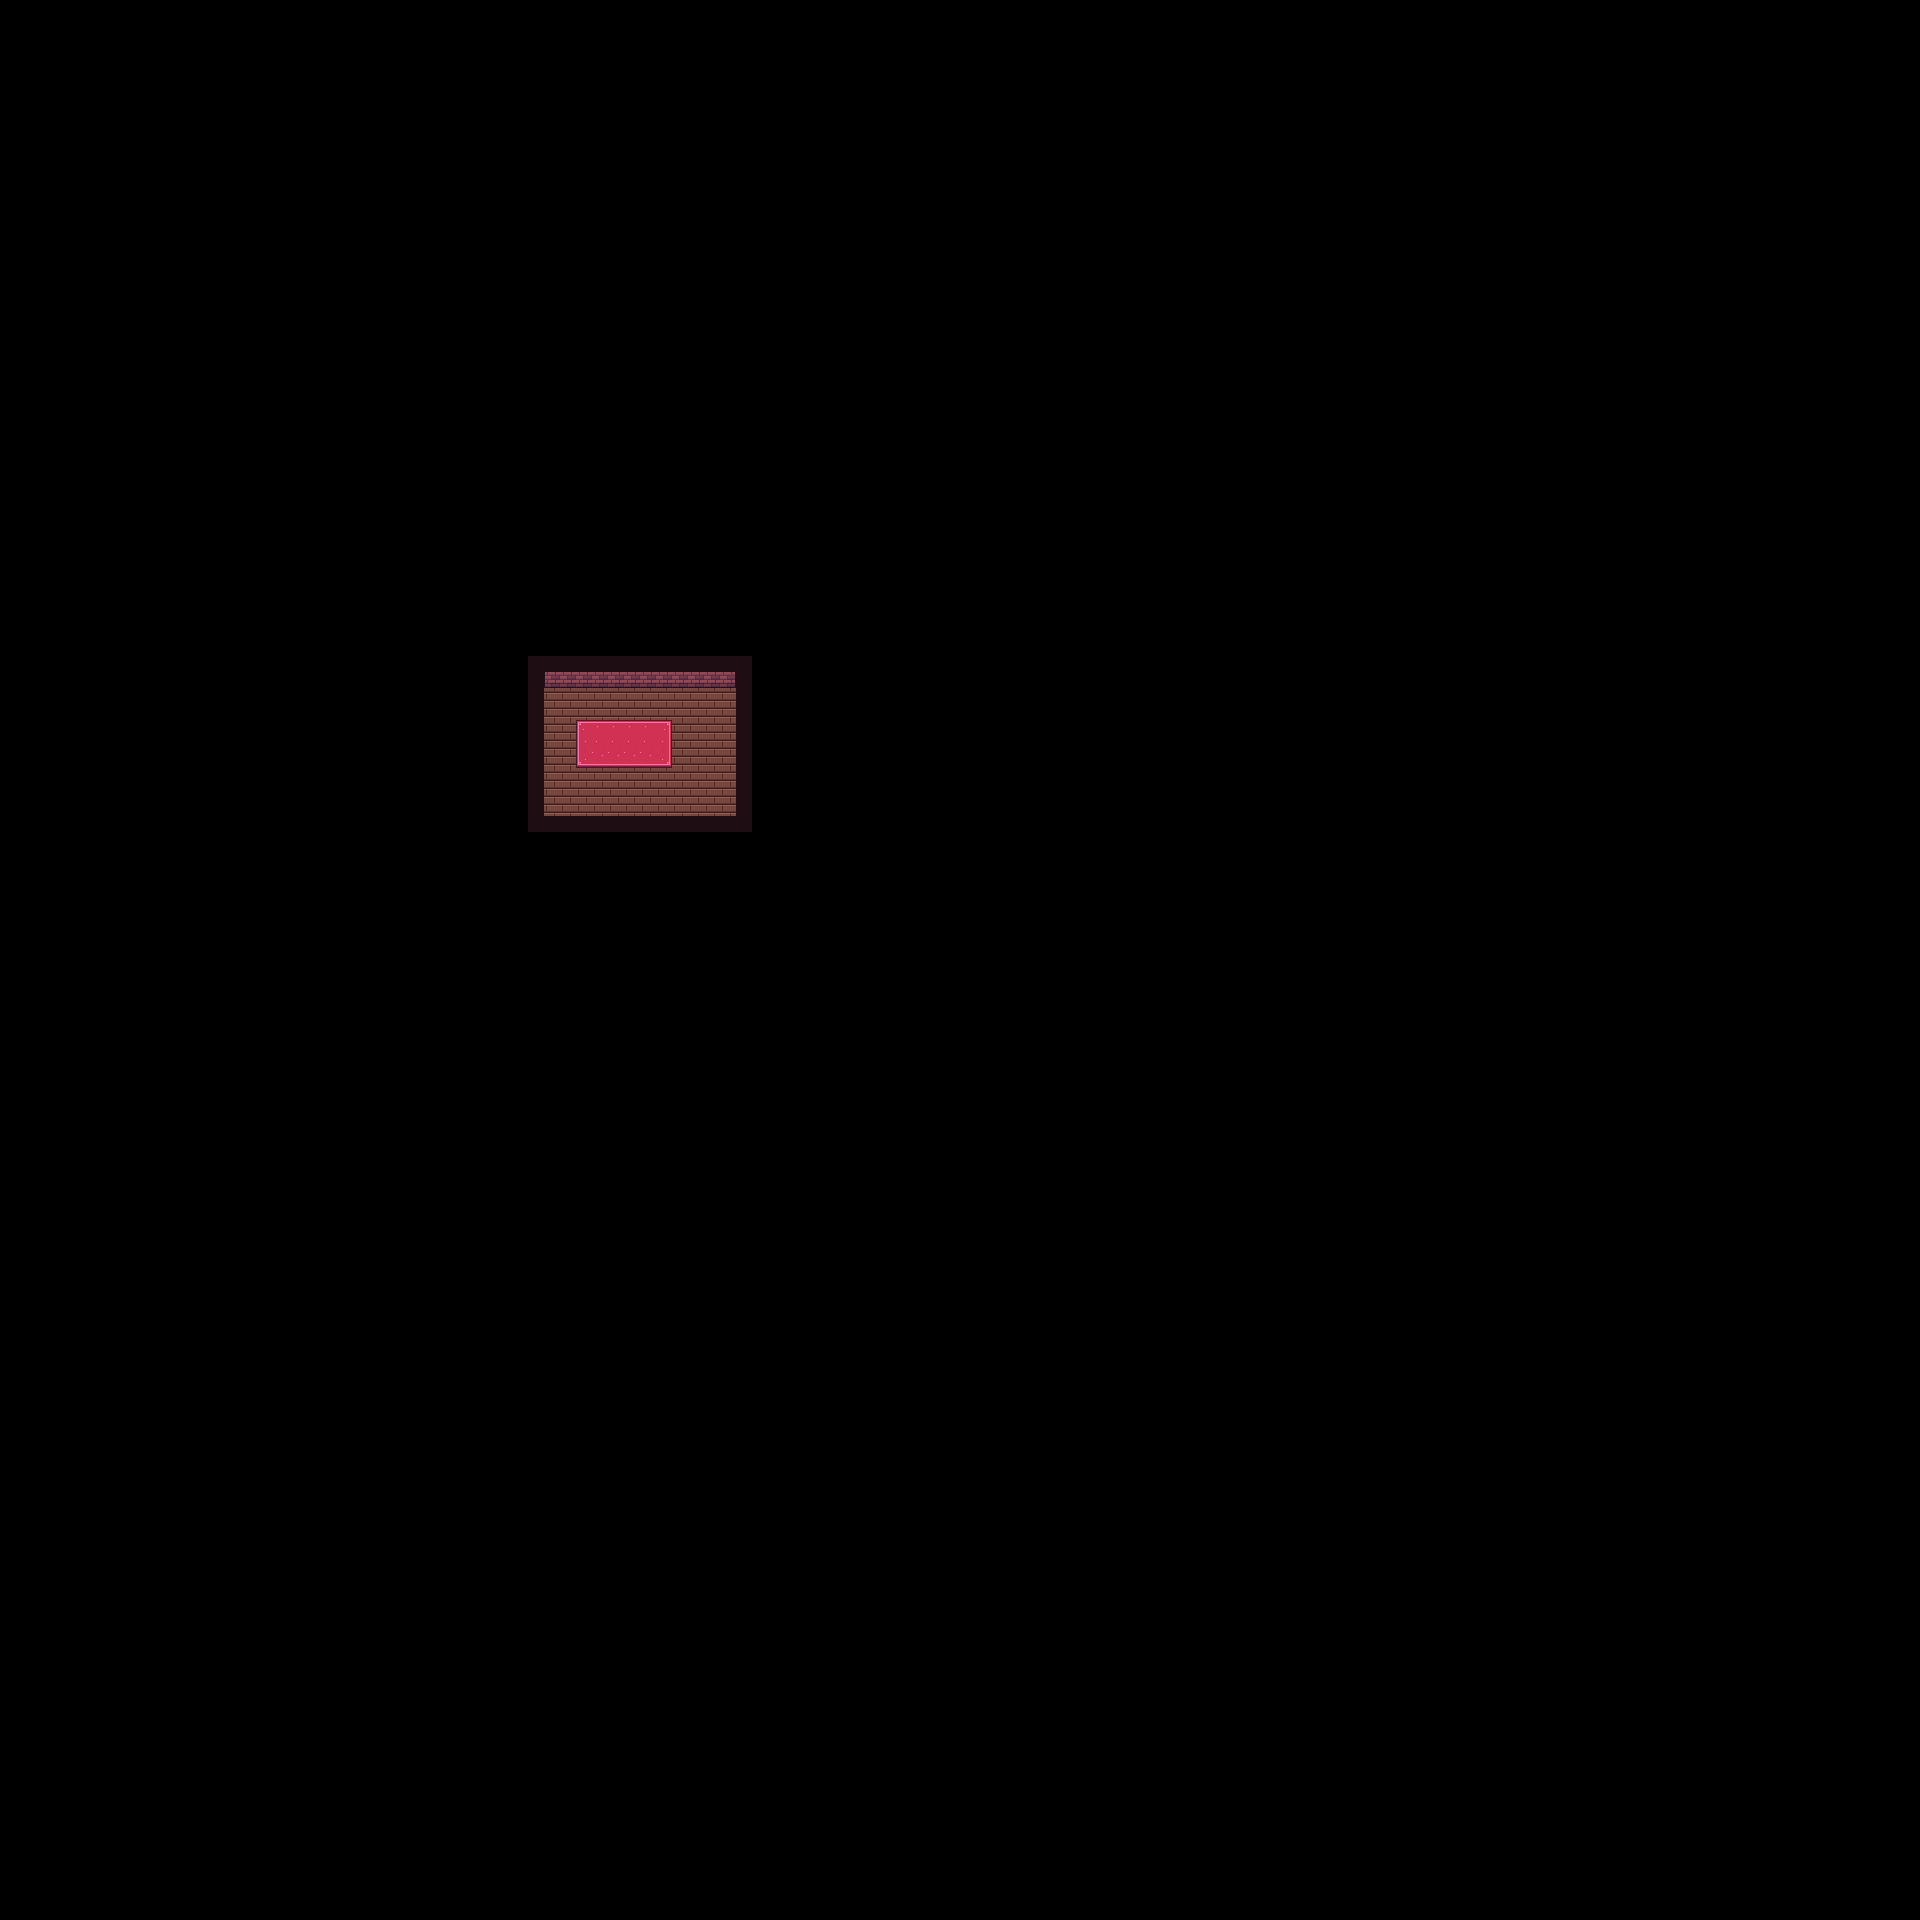

A level layout from a 2D game, rendered from its tile map. Below: a short description, then the map file with tile-grid data replaced by summaries:
An orthogonal 120x120 tile map with 16x16 px tiles, 3 tile layers (WoodFloor, CarpetFloor, Walls), 2 tilesets.

<map version="1.10" tiledversion="1.10.0" orientation="orthogonal" renderorder="right-down" width="120" height="120" tilewidth="16" tileheight="16" infinite="0" nextlayerid="5" nextobjectid="1">
 <tileset firstgid="1" source="island-floor-tiled-tileset.tsx" />
 <tileset firstgid="65" source="island-tiled-tileset.tsx" />
 <layer id="1" name="WoodFloor" width="120" height="120">
  <data>[14400 cells, 77 non-empty, 9 distinct tile ids]</data>
 </layer>
 <layer id="2" name="CarpetFloor" width="120" height="120">
  <data>[14400 cells, 66 non-empty, 17 distinct tile ids]</data>
 </layer>
 <layer id="3" name="Walls" width="120" height="120">
  <data>[14400 cells, 58 non-empty, 4 distinct tile ids]</data>
 </layer>
 <objectgroup id="4" name="Objects" />
</map>
